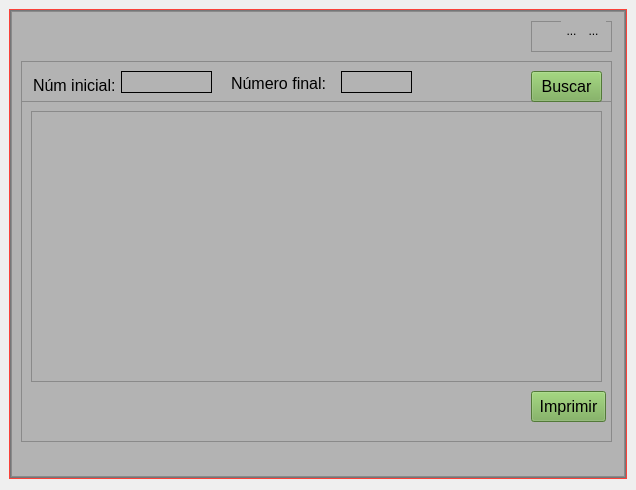
<?xml version="1.0" encoding="UTF-8"?>
<ui version="4.0">
 <class>diarios_polizas</class>
 <widget class="QWidget" name="diarios_polizas">
  <property name="geometry">
   <rect>
    <x>0</x>
    <y>0</y>
    <width>636</width>
    <height>490</height>
   </rect>
  </property>
  <property name="windowTitle">
   <string>Form</string>
  </property>
  <property name="styleSheet">
   <string notr="true"/>
  </property>
  <layout class="QVBoxLayout" name="verticalLayout">
   <property name="leftMargin">
    <number>9</number>
   </property>
   <property name="topMargin">
    <number>9</number>
   </property>
   <property name="rightMargin">
    <number>9</number>
   </property>
   <item>
    <widget class="QFrame" name="central_frame">
     <property name="styleSheet">
      <string notr="true">QWidget#central_frame{border: 1px solid rgb(249,66,58);}</string>
     </property>
     <property name="frameShape">
      <enum>QFrame::StyledPanel</enum>
     </property>
     <property name="frameShadow">
      <enum>QFrame::Raised</enum>
     </property>
     <layout class="QVBoxLayout" name="verticalLayout_2">
      <property name="spacing">
       <number>0</number>
      </property>
      <property name="leftMargin">
       <number>0</number>
      </property>
      <property name="topMargin">
       <number>0</number>
      </property>
      <property name="rightMargin">
       <number>0</number>
      </property>
      <property name="bottomMargin">
       <number>0</number>
      </property>
      <item>
       <widget class="QFrame" name="background_frame">
        <property name="styleSheet">
         <string notr="true">background-color: rgb(151, 153, 155);

</string>
        </property>
        <property name="frameShape">
         <enum>QFrame::StyledPanel</enum>
        </property>
        <property name="frameShadow">
         <enum>QFrame::Raised</enum>
        </property>
        <layout class="QVBoxLayout" name="verticalLayout_3">
         <property name="spacing">
          <number>0</number>
         </property>
         <property name="leftMargin">
          <number>0</number>
         </property>
         <property name="topMargin">
          <number>0</number>
         </property>
         <property name="rightMargin">
          <number>0</number>
         </property>
         <property name="bottomMargin">
          <number>0</number>
         </property>
         <item>
          <widget class="QFrame" name="contenido_frame">
           <property name="font">
            <font>
             <pointsize>12</pointsize>
            </font>
           </property>
           <property name="styleSheet">
            <string notr="true">background-color: rgb(179, 179, 179)</string>
           </property>
           <property name="frameShape">
            <enum>QFrame::StyledPanel</enum>
           </property>
           <property name="frameShadow">
            <enum>QFrame::Raised</enum>
           </property>
           <widget class="QFrame" name="botones_frame">
            <property name="geometry">
             <rect>
              <x>520</x>
              <y>10</y>
              <width>81</width>
              <height>31</height>
             </rect>
            </property>
            <property name="frameShape">
             <enum>QFrame::StyledPanel</enum>
            </property>
            <property name="frameShadow">
             <enum>QFrame::Raised</enum>
            </property>
            <widget class="QToolButton" name="minimizar">
             <property name="geometry">
              <rect>
               <x>30</x>
               <y>0</y>
               <width>21</width>
               <height>20</height>
              </rect>
             </property>
             <property name="styleSheet">
              <string notr="true">border-style: solid;
border-with 0px;</string>
             </property>
             <property name="text">
              <string>...</string>
             </property>
             <property name="icon">
              <iconset>
               <normaloff>../iconos/icons/minimize-window.png</normaloff>../iconos/icons/minimize-window.png</iconset>
             </property>
             <property name="iconSize">
              <size>
               <width>25</width>
               <height>25</height>
              </size>
             </property>
            </widget>
            <widget class="QToolButton" name="maximizar">
             <property name="geometry">
              <rect>
               <x>50</x>
               <y>0</y>
               <width>25</width>
               <height>19</height>
              </rect>
             </property>
             <property name="styleSheet">
              <string notr="true">border-style: solid;
border-with 0px;</string>
             </property>
             <property name="text">
              <string>...</string>
             </property>
             <property name="icon">
              <iconset>
               <normaloff>../iconos/icons/close-window.png</normaloff>../iconos/icons/close-window.png</iconset>
             </property>
             <property name="iconSize">
              <size>
               <width>25</width>
               <height>25</height>
              </size>
             </property>
            </widget>
           </widget>
           <widget class="QFrame" name="tabla_frame">
            <property name="geometry">
             <rect>
              <x>10</x>
              <y>50</y>
              <width>591</width>
              <height>381</height>
             </rect>
            </property>
            <property name="frameShape">
             <enum>QFrame::StyledPanel</enum>
            </property>
            <property name="frameShadow">
             <enum>QFrame::Raised</enum>
            </property>
            <widget class="QFrame" name="frame_3">
             <property name="geometry">
              <rect>
               <x>0</x>
               <y>0</y>
               <width>591</width>
               <height>41</height>
              </rect>
             </property>
             <property name="font">
              <font>
               <pointsize>12</pointsize>
              </font>
             </property>
             <property name="frameShape">
              <enum>QFrame::StyledPanel</enum>
             </property>
             <property name="frameShadow">
              <enum>QFrame::Raised</enum>
             </property>
             <widget class="QPushButton" name="boton_buscar">
              <property name="geometry">
               <rect>
                <x>510</x>
                <y>10</y>
                <width>71</width>
                <height>31</height>
               </rect>
              </property>
              <property name="font">
               <font>
                <pointsize>12</pointsize>
               </font>
              </property>
              <property name="styleSheet">
               <string notr="true">background-color: rgb(116, 170, 80);</string>
              </property>
              <property name="text">
               <string>Buscar</string>
              </property>
             </widget>
             <widget class="QLineEdit" name="numero_fin">
              <property name="geometry">
               <rect>
                <x>320</x>
                <y>10</y>
                <width>71</width>
                <height>22</height>
               </rect>
              </property>
              <property name="styleSheet">
               <string notr="true">QLineEdit#numero_fin{border: 1px solid rgb(0, 0, 0);}</string>
              </property>
             </widget>
             <widget class="QLabel" name="label_8">
              <property name="geometry">
               <rect>
                <x>210</x>
                <y>10</y>
                <width>101</width>
                <height>25</height>
               </rect>
              </property>
              <property name="maximumSize">
               <size>
                <width>16777215</width>
                <height>25</height>
               </size>
              </property>
              <property name="font">
               <font>
                <pointsize>12</pointsize>
               </font>
              </property>
              <property name="text">
               <string>Número final:</string>
              </property>
             </widget>
             <widget class="QLabel" name="label_6">
              <property name="geometry">
               <rect>
                <x>12</x>
                <y>12</y>
                <width>82</width>
                <height>25</height>
               </rect>
              </property>
              <property name="maximumSize">
               <size>
                <width>16777215</width>
                <height>25</height>
               </size>
              </property>
              <property name="font">
               <font>
                <pointsize>12</pointsize>
               </font>
              </property>
              <property name="text">
               <string>Núm inicial:</string>
              </property>
             </widget>
             <widget class="QLineEdit" name="numero_ini">
              <property name="geometry">
               <rect>
                <x>100</x>
                <y>10</y>
                <width>91</width>
                <height>22</height>
               </rect>
              </property>
              <property name="styleSheet">
               <string notr="true">QLineEdit#numero_ini{border: 1px solid rgb(0, 0, 0);}</string>
              </property>
             </widget>
            </widget>
            <widget class="QPushButton" name="boton_imprimir">
             <property name="geometry">
              <rect>
               <x>510</x>
               <y>330</y>
               <width>75</width>
               <height>31</height>
              </rect>
             </property>
             <property name="font">
              <font>
               <pointsize>12</pointsize>
              </font>
             </property>
             <property name="styleSheet">
              <string notr="true">background-color: rgb(116, 170, 80);</string>
             </property>
             <property name="text">
              <string>Imprimir</string>
             </property>
            </widget>
            <widget class="QTableWidget" name="tabla_datos">
             <property name="geometry">
              <rect>
               <x>10</x>
               <y>50</y>
               <width>571</width>
               <height>271</height>
              </rect>
             </property>
             <property name="rowCount">
              <number>4</number>
             </property>
             <attribute name="horizontalHeaderVisible">
              <bool>true</bool>
             </attribute>
             <attribute name="horizontalHeaderHighlightSections">
              <bool>true</bool>
             </attribute>
             <attribute name="horizontalHeaderStretchLastSection">
              <bool>true</bool>
             </attribute>
             <attribute name="verticalHeaderVisible">
              <bool>false</bool>
             </attribute>
             <row>
              <property name="text">
               <string/>
              </property>
             </row>
             <row>
              <property name="text">
               <string/>
              </property>
             </row>
             <row/>
             <row/>
            </widget>
           </widget>
          </widget>
         </item>
        </layout>
       </widget>
      </item>
     </layout>
    </widget>
   </item>
  </layout>
 </widget>
 <resources/>
 <connections/>
</ui>
